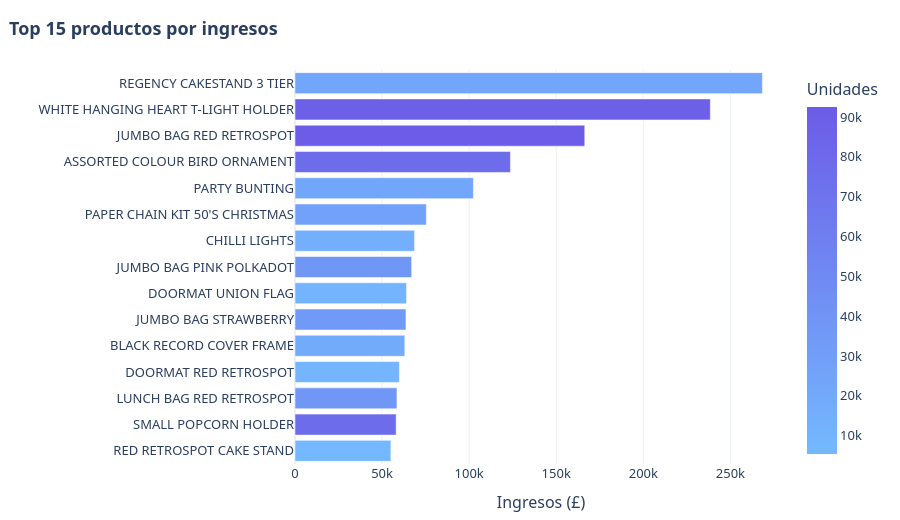

Notebook code cell kept with this figure:
### Code cell
# Productos más rentables
nombre = limpio.dropna(subset=["Description"]).groupby("StockCode")["Description"].agg(lambda s: s.mode().iat[0]).str.strip()
productos = limpio.groupby("StockCode").agg(Ingresos=("Ingreso", "sum"), Unidades=("Quantity", "sum")).reset_index()
productos["Producto"] = productos["StockCode"].map(nombre)
productos = productos.sort_values("Ingresos", ascending=False)

top15 = productos.head(15).sort_values("Ingresos")
fig = px.bar(top15, x="Ingresos", y="Producto", orientation="h", color="Unidades",
             color_continuous_scale=["#74B9FF", "#6C5CE7"], hover_data=["Unidades"])
fig.update_layout(yaxis_title="", xaxis_title="Ingresos (£)")
estilo(fig, "Top 15 productos por ingresos", 520).show()

### Figure 1 — Plotly figure (JSON) as saved in the notebook; plotly's stock layout.template omitted (floating-point values rounded to 4 significant figures)
{"data": [{"customdata": [[5373], [76707], [37177], [9275], [18405], [35609], [9845], [36880], [14737], [27915], [23261], [77784], [92527], [88413], [23320]], "hovertemplate": "Ingresos=%{x}<br>Producto=%{y}<br>Unidades=%{marker.color}<extra></extra>", "legendgroup": "", "marker": {"color": [5373, 76707, 37177, 9275, 18405, 35609, 9845, 36880, 14737, 27915, 23261, 77784, 92527, 88413, 23320], "coloraxis": "coloraxis", "pattern": {"shape": ""}}, "name": "", "orientation": "h", "showlegend": false, "textposition": "auto", "type": "bar", "x": [55060.0, 58090.0, 58530.0, 59940.0, 63050.0, 63720.0, 64020.0, 66980.0, 68630.0, 75400.0, 102400.0, 123700.0, 166400.0, 238500.0, 268400.0], "xaxis": "x", "y": ["RED RETROSPOT CAKE STAND", "SMALL POPCORN HOLDER", "LUNCH BAG RED RETROSPOT", "DOORMAT RED RETROSPOT", "BLACK RECORD COVER FRAME", "JUMBO BAG STRAWBERRY", "DOORMAT UNION FLAG", "JUMBO BAG PINK POLKADOT", "CHILLI LIGHTS", "PAPER CHAIN KIT 50'S CHRISTMAS", "PARTY BUNTING", "ASSORTED COLOUR BIRD ORNAMENT", "JUMBO BAG RED RETROSPOT", "WHITE HANGING HEART T-LIGHT HOLDER", "REGENCY CAKESTAND 3 TIER"], "yaxis": "y"}], "layout": {"barmode": "relative", "coloraxis": {"autocolorscale": false, "colorbar": {"title": {"text": "Unidades"}}, "colorscale": [[0.0, "#74B9FF"], [1.0, "#6C5CE7"]]}, "font": {"family": "Segoe UI, Arial", "size": 13}, "height": 520, "legend": {"title": {"text": ""}, "tracegroupgap": 0}, "margin": {"b": 40, "l": 40, "r": 20, "t": 70}, "title": {"text": "<b>Top 15 productos por ingresos</b>", "x": 0.01}, "xaxis": {"anchor": "y", "domain": [0.0, 1.0], "title": {"text": "Ingresos (£)"}}, "yaxis": {"anchor": "x", "domain": [0.0, 1.0], "title": {"text": ""}}}}
